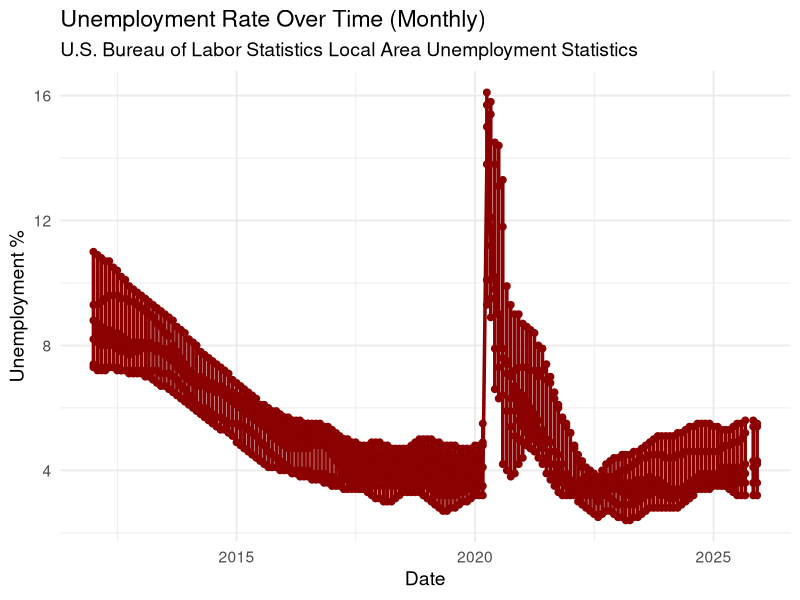
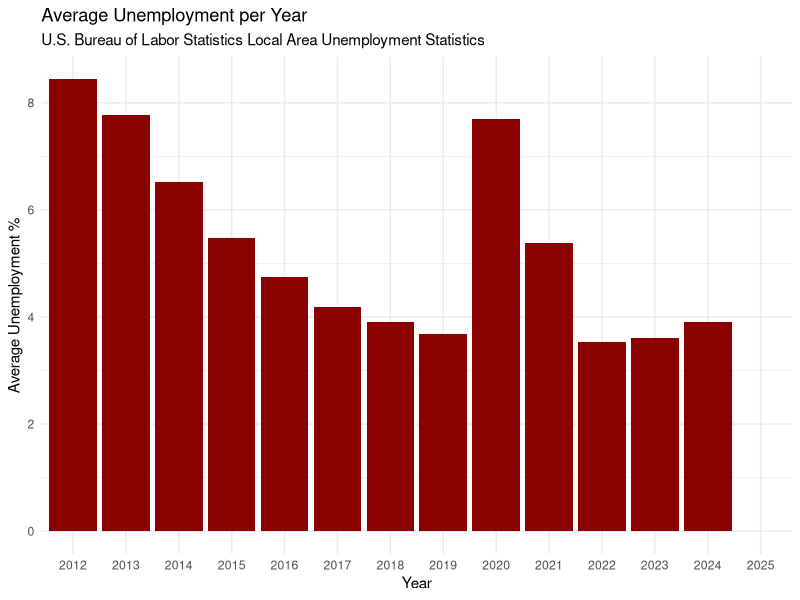
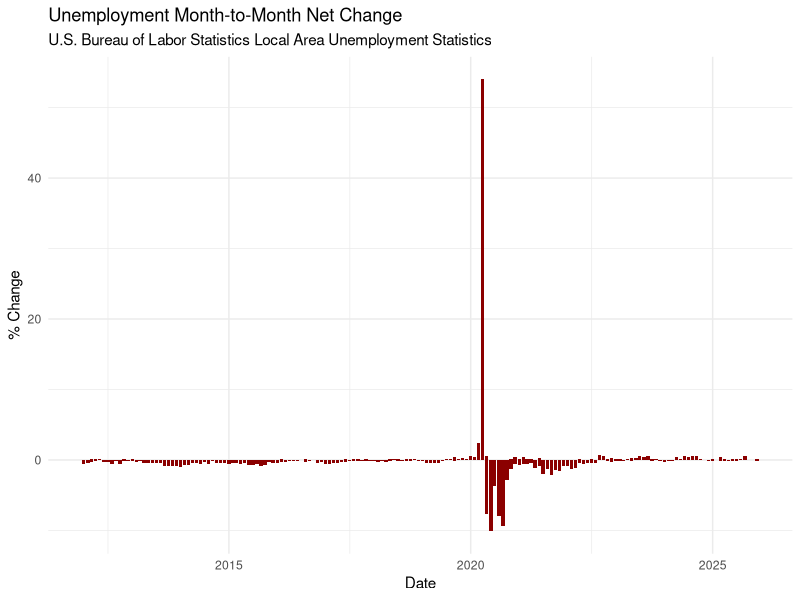
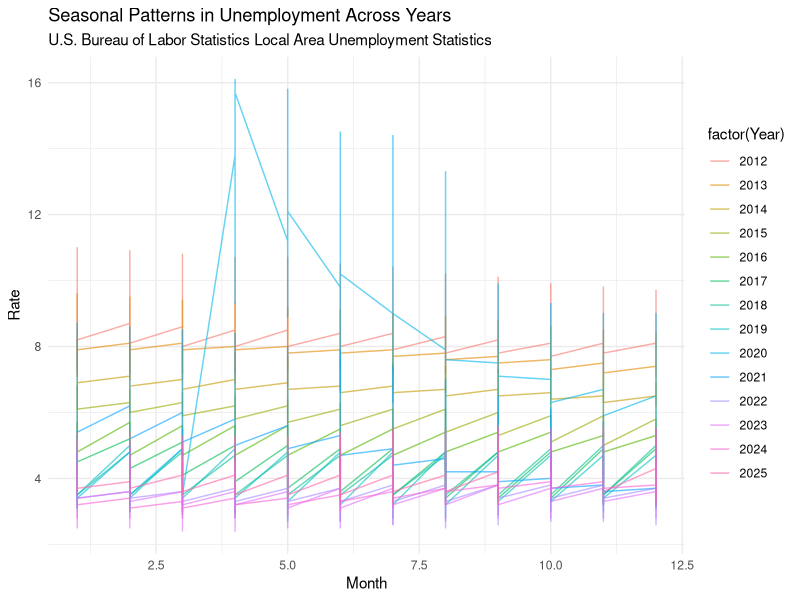
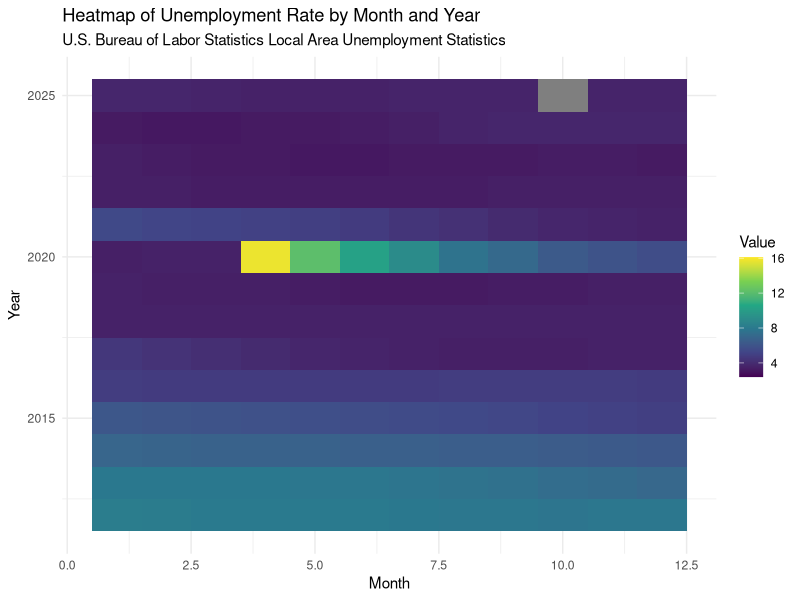
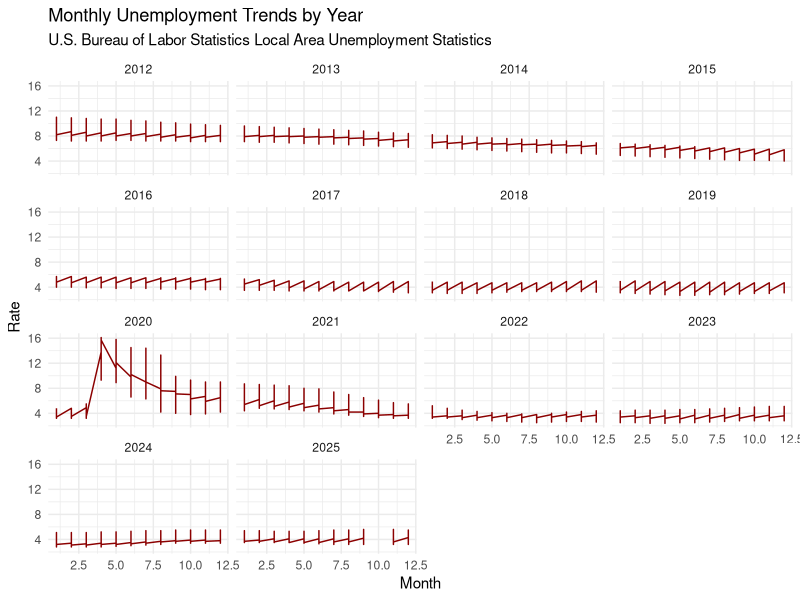
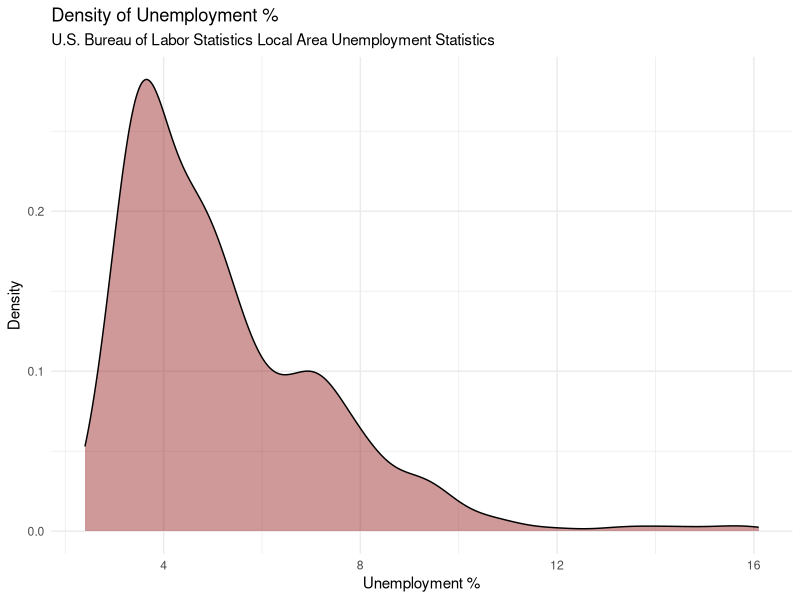
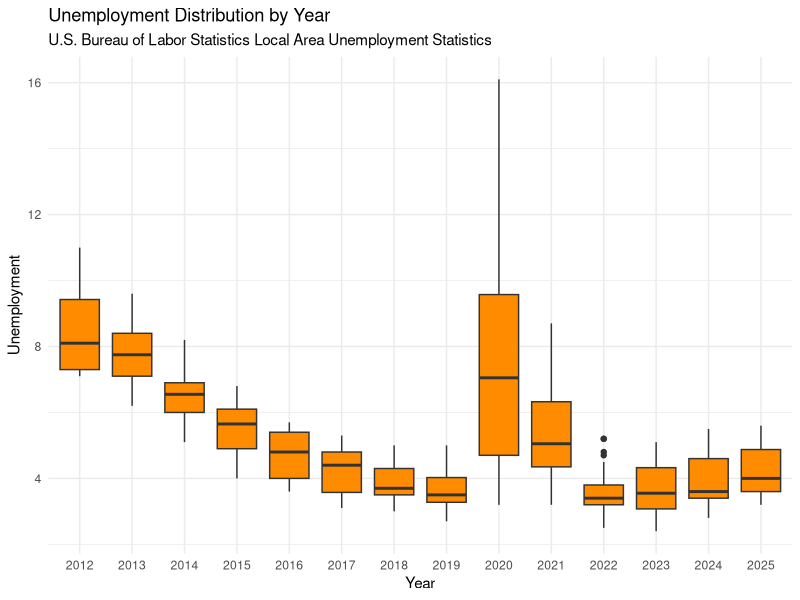

R code for these plots, in order:
## ---- chunk 1
knitr::opts_chunk$set(echo = TRUE)
## ---- chunk 2
# Libraries
library(dplyr)
library(ggplot2)
library(tidyverse)
## ---- chunk 3
# Read in data
mix <- read.csv("clean.csv")
head(mix)
## ---- chunk 4
mix <- mix %>%
  mutate(
    Value = as.numeric(Value),
    Month = as.integer(str_remove(Period, "M")),
    Date = as.Date(paste(Year, Month, "01", sep = "-"))
  )

ggplot(mix, aes(x = Date, y = Value)) +
  geom_line(color = "darkred", linewidth = 1.2) +
  geom_point(color = "darkred", size = 2) +
  labs(
    title = "Unemployment Rate Over Time (Monthly)",
    x = "Date",
    y = "Unemployment %",
    subtitle = "U.S. Bureau of Labor Statistics Local Area Unemployment Statistics"
  ) +
  theme_minimal(base_size = 14)

## ---- chunk 5
mix %>%
  mutate(Value = as.numeric(Value)) %>%
  group_by(Year) %>%
  summarize(avg_value = mean(Value)) %>%
  ggplot(aes(x = factor(Year), y = avg_value)) +
  geom_col(fill = "darkred") +
  labs(title = "Average Unemployment per Year", x = "Year", y = "Average Unemployment %",
    subtitle = "U.S. Bureau of Labor Statistics Local Area Unemployment Statistics") +
  theme_minimal()
## ---- chunk 6
mix %>%
  mutate(
    Change = as.numeric(X1.Month.Net.Change),
    Month = as.integer(str_remove(Period, "M")),
    Date = as.Date(paste(Year, Month, "01", sep = "-"))
  ) %>%
  ggplot(aes(Date, Change)) +
  geom_col(fill = "darkred") +
  labs(title = "Unemployment Month-to-Month Net Change", x = "Date", y = "% Change",
    subtitle = "U.S. Bureau of Labor Statistics Local Area Unemployment Statistics") +
  theme_minimal()
## ---- chunk 7
mix %>%
  mutate(
    Value = as.numeric(Value),
    Month = as.integer(str_remove(Period, "M"))
  ) %>%
  ggplot(aes(x = Month, y = Value, group = Year, color = factor(Year))) +
  geom_line(alpha = 0.6) +
  labs(title = "Seasonal Patterns in Unemployment Across Years", x = "Month", y = "Rate",
    subtitle = "U.S. Bureau of Labor Statistics Local Area Unemployment Statistics") +
  theme_minimal()

## ---- chunk 8
mix %>%
  mutate(
    Value = as.numeric(Value),
    Month = as.integer(str_remove(Period, "M"))
  ) %>%
  ggplot(aes(x = Month, y = Year, fill = Value)) +
  geom_tile() +
  scale_fill_viridis_c() +
  labs(title = "Heatmap of Unemployment Rate by Month and Year", x = "Month", y = "Year",
    subtitle = "U.S. Bureau of Labor Statistics Local Area Unemployment Statistics") +
  theme_minimal()

## ---- chunk 9
mix %>%
  mutate(
    Value = as.numeric(Value),
    Month = as.integer(str_remove(Period, "M"))
  ) %>%
  ggplot(aes(Month, Value)) +
  geom_line(color = "darkred") +
  facet_wrap(~ Year) +
  theme_minimal() +
  labs(title = "Monthly Unemployment Trends by Year",
    subtitle = "U.S. Bureau of Labor Statistics Local Area Unemployment Statistics", y = "Rate")

## ---- chunk 10
mix %>%
  mutate(Value = as.numeric(Value)) %>%
  ggplot(aes(Value)) +
  geom_density(fill = "darkred", alpha = 0.4) +
    labs(
    x = "Unemployment %",
    y = "Density",
    title = "Density of Unemployment %",
    subtitle = "U.S. Bureau of Labor Statistics Local Area Unemployment Statistics"
  )+
  theme_minimal()

## ---- chunk 11
mix %>%
  mutate(Value = as.numeric(Value)) %>%
  ggplot(aes(x = factor(Year), y = Value)) +
  geom_boxplot(fill = "darkorange") +
  labs(title = "Unemployment Distribution by Year", x = "Year", y = "Unemployment",
    subtitle = "U.S. Bureau of Labor Statistics Local Area Unemployment Statistics") +
  theme_minimal()

## ---- chunk 12
mix %>%
  mutate(
    Value = as.numeric(Value),
    Month = as.integer(str_remove(Period, "M")),
    Date = as.Date(paste(Year, Month, "01", sep = "-"))
  ) %>%
  ggplot(aes(Date, Value)) +
  geom_line() +
  facet_wrap(~ state, scales = "free_y") +
  theme_minimal() +
  labs(title = "Unemployment Over Time by State",
    subtitle = "U.S. Bureau of Labor Statistics Local Area Unemployment Statistics", y = "Unemployment", x = "Year")
